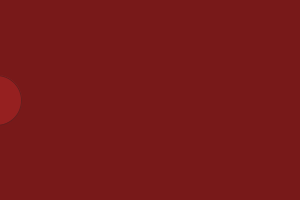
Frame 1 (no input)
Frame 60 (the mouse pressed at the canvas centre just before this capture): identical to frame 1, image omitted
Frame 120 (the mouse held since frame 60 and released just before this capture): identical to frame 1, image omitted

The Processing sketch that drew this single still picture (run headless with seeded random() and noise(); from frame 60 on, the mouse is pressed at the canvas centre):

// Processing sketch: colorRange
// ── colorRange.pde
/**
 *    This examples shows you how to interact with the HTML5 range input. <br />
 *
 *    <form>
 *        <input id="form-range" type="range" min="0" max="100" value="0" />
 *        <!-- try http://frankyan.com/labs/html5slider/ for FireFox support -->
 *    </form><br />
 *    (Slider by Firefox currently not supported.) <br />
 */
 
 float rangeValue = 0;
 float gColorValue = 0;
 
 void setup ()
 {
     size(300,200);
     colorMode(HSB);
 }
 
 void draw ()
 {
     background(gColorValue, 200, 120);
     
     float c = int(map( rangeValue, 0, 100, 0, 255 ));
     
     fill( c, 200, 150 );
     stroke( c, 180, 100 );
     
     float x = map( rangeValue, 1, 100, 0, width );
     
     ellipse( x, height/2, 50, 50 );
     
     gColorValue += (c-gColorValue)/30.0;
 }
 
 /* this is being called from JavaScript when the range slider is changed */
 void newRangeValue ( float v )
 {
     rangeValue = v;
 }
